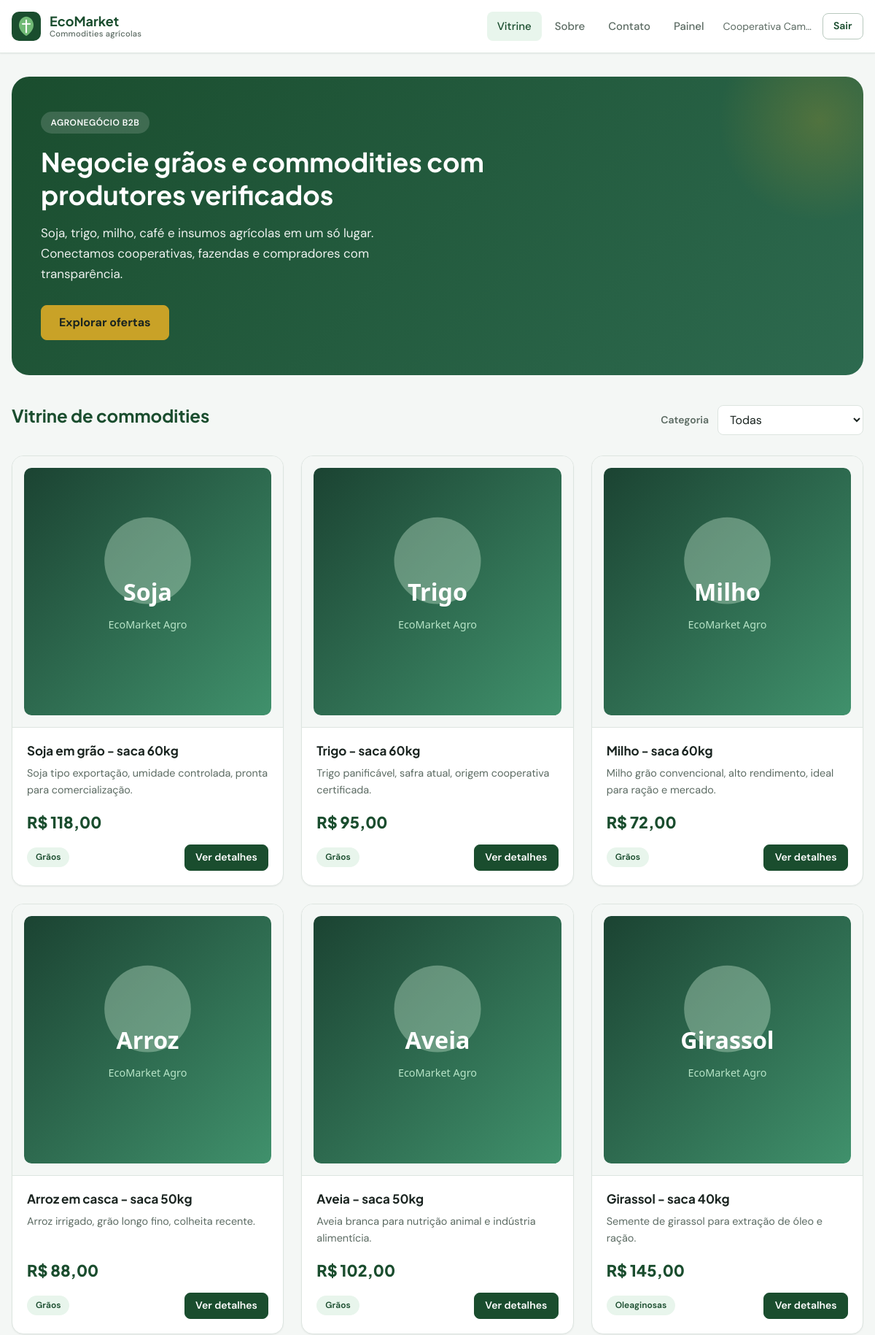
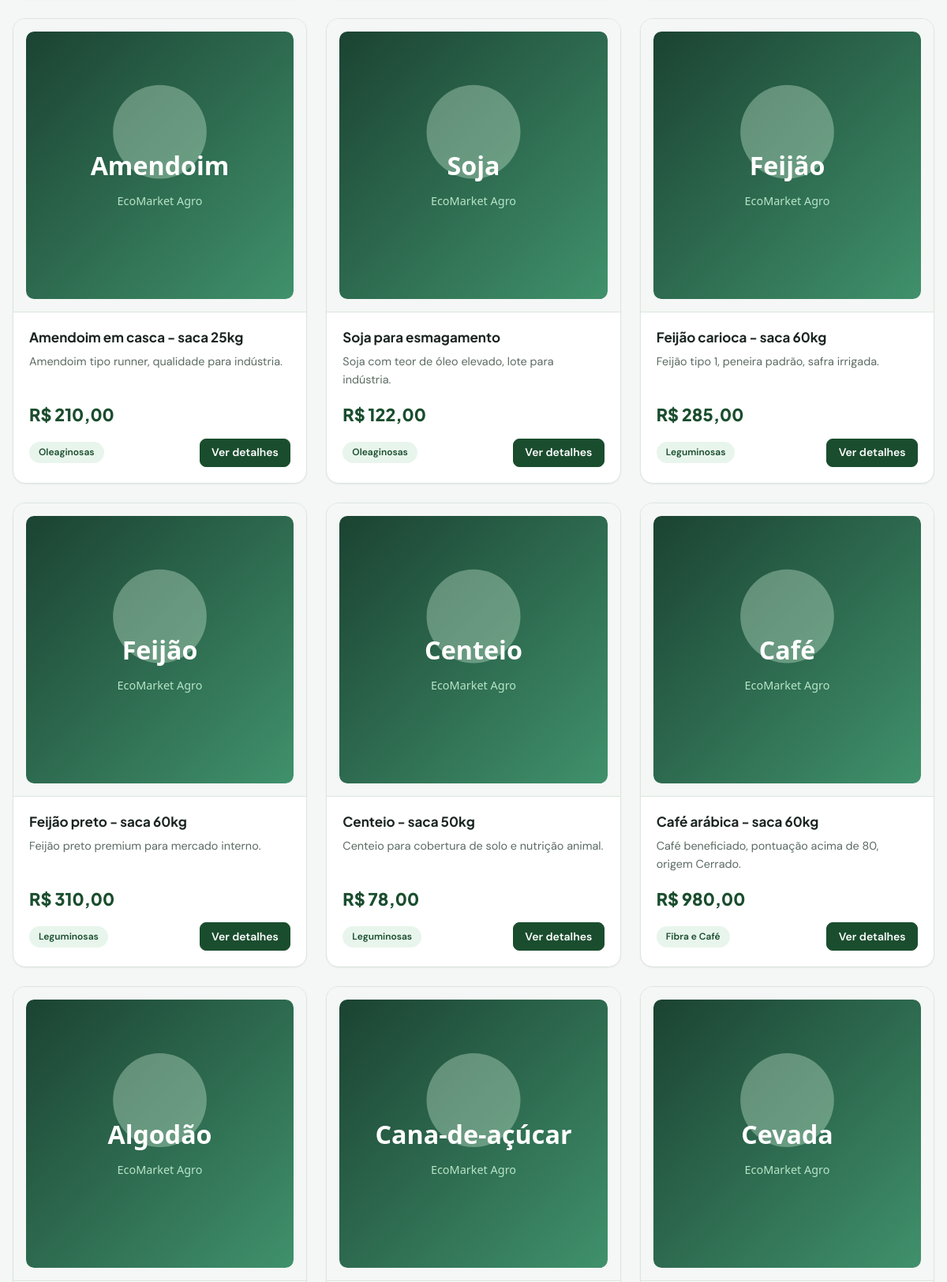
Screenshot of / (signed in, upper part) with the database file from the repository (2 pictures, top to bottom).
### tables this page shows
CREATE TABLE IF NOT EXISTS tbproduto (
    id INT PRIMARY KEY AUTO_INCREMENT,
    nome VARCHAR(200) NOT NULL,
    descricao VARCHAR(200) NOT NULL,
    preco VARCHAR(10) NOT NULL,
    categoria INT NOT NULL,
    link_img VARCHAR(255),
    id_usuario INT NOT NULL,
    FOREIGN KEY (categoria) REFERENCES tbCategorias(id),
    FOREIGN KEY (id_usuario) REFERENCES tbusu(id)
);

CREATE TABLE IF NOT EXISTS tbCategorias (
    id INT PRIMARY KEY AUTO_INCREMENT,
    nome VARCHAR(100) NOT NULL
);

### classes/Produto.php (called while the page is built, shortened)
<?php
class Produto {
    public function __construct($id = null, $nome = null, $descricao = null, $preco = null, $categoria = null, $imagem = null) {
        if ($id !== null && $nome !== null && $descricao !== null && $preco !== null && $categoria !== null) {
            $this->nome = $nome;
            $this->descricao = $descricao;
            $this->preco = $preco;
            $this->categoria = $categoria;
            $this->imagem = $imagem;
        } else {
            $this->conn = $id;
        }
    }
    public static function buscarTodos() {
        $conn = DataBase::getConnection();
        $sql = 'SELECT p.id, p.nome, p.descricao, p.preco, c.nome as categoria, p.link_img as imagem
                FROM tbproduto p
                JOIN tbCategorias c ON p.categoria = c.id';
        $stmt = $conn->query($sql);
        $produtos = [];
        while ($row = $stmt->fetch()) {
            $produtos[] = new Produto(
                $row['id'],
                $row['nome'],
                $row['descricao'],
                $row['preco'],
                $row['categoria'],
                $row['imagem']
            );
        }
        return $produtos;
    }
}

### index.php (the view, shortened to what this page needs)
<?php
require_once 'classes/Produto.php';
$categoriaSelecionada = isset($_GET['categoria']) ? $_GET['categoria'] : '';
if ($categoriaSelecionada) {
    $produtos = Produto::buscarPorCategoria($categoriaSelecionada);
} else {
    $produtos = Produto::buscarTodos();
}
require_once 'includes/head.php';
require_once 'includes/navbar.php';
?>
<main class="page-wrap">
    <div class="container">
        <section class="hero">
            <span class="hero__badge">Agronegócio B2B</span>
            <h1>Negocie grãos e commodities com produtores verificados</h1>
            <p>Soja, trigo, milho, café e insumos agrícolas em um só lugar. Conectamos cooperativas, fazendas e compradores com transparência.</p>
            <a href="#vitrine" class="btn btn--accent btn--lg">Explorar ofertas</a>
        </section>
        <div class="section-header" id="vitrine">
            <h2>Vitrine de commodities</h2>
            <form class="filter-bar" method="get">
                <label for="categoria">Categoria</label>
                <select name="categoria" id="categoria" class="form-control" onchange="this.form.submit()">
                    <option value="">Todas</option>
                </select>
            </form>
        </div>
        <?php if (empty($produtos)): ?>
            <div class="alert alert--error">Nenhum produto encontrado nesta categoria.</div>
        <?php else: ?>
            <div class="product-grid">
                <?php foreach ($produtos as $produto): ?>
                    <article class="card product-card">
                        <div class="product-card__media">
                            <img src="<?php echo htmlspecialchars($produto->imagem ?: 'uploads/placeholder.svg'); ?>"
                                 alt="<?php echo htmlspecialchars($produto->nome); ?>">
                        </div>
                        <div class="product-card__body">
                            <h3 class="product-card__title"><?php echo htmlspecialchars($produto->nome); ?></h3>
                            <p class="product-card__desc"><?php echo htmlspecialchars($produto->descricao); ?></p>
                            <div class="product-card__price">
                                R$ <?php echo number_format((float) str_replace(',', '.', $produto->preco), 2, ',', '.'); ?>
                            </div>
                            <div class="product-card__footer">
                                <span class="badge"><?php echo htmlspecialchars($produto->categoria); ?></span>
                                <button type="button" class="btn btn--primary btn--sm"
                                    onclick='abrirModalProduto(<?php echo json_encode($produto, JSON_HEX_TAG | JSON_HEX_APOS | JSON_HEX_QUOT | JSON_UNESCAPED_UNICODE); ?>)'>
                                    Ver detalhes
                                </button>
                            </div>
                        </div>
                    </article>
                <?php endforeach; ?>
            </div>
        <?php endif; ?>
    </div>
</main>

### styles/theme.css (style rules this page uses)
:root { --color-primary: #1a4d2e; --color-primary-hover: #143d24; --color-secondary: #4f9d69; --color-accent: #c9a227; --color-accent-soft: #f5ecd3; --color-bg: #f4f7f5; --color-surface: #ffffff; --color-surface-elevated: #ffffff; --color-border: #dde5e0; --color-border-strong: #b8c9be; --color-text: #1a2420; --color-text-muted: #5c6b63; --color-text-inverse: #ffffff; --color-success: #2e7d4a; --color-success-bg: #e8f5ec; --color-error: #b42318; --color-error-bg: #fef3f2; --color-warning: #92680a; --font-sans: 'DM Sans', system-ui, -apple-system, sans-serif; --font-display: 'Plus Jakarta Sans', var(--font-sans); --radius-sm: 8px; --radius-md: 12px; --radius-lg: 16px; --radius-xl: 24px; --shadow-sm: 0 1px 2px rgba(26, 36, 32, 0.06); --shadow-md: 0 4px 16px rgba(26, 77, 46, 0.08); --shadow-lg: 0 12px 40px rgba(26, 77, 46, 0.12); --header-h: 72px; --container: 1200px; --transition: 0.2s ease; }
*, *::before, *::after { box-sizing: border-box; }
html { scroll-behavior: smooth; }
body { margin: 0; font-family: var(--font-sans); font-size: 1rem; line-height: 1.6; color: var(--color-text); background: var(--color-bg); -webkit-font-smoothing: antialiased; }
img { max-width: 100%; height: auto; display: block; }
a { color: var(--color-primary); text-decoration: none; transition: color var(--transition); }
h1, h2, h3, h4 { font-family: var(--font-display); line-height: 1.25; margin: 0 0 0.5em; color: var(--color-text); }
.page-wrap { min-height: calc(100vh - var(--header-h)); }
.container { width: min(100% - 2rem, var(--container)); margin-inline: auto; padding-block: 2rem; }
.btn { display: inline-flex; align-items: center; justify-content: center; gap: 0.5rem; padding: 0.625rem 1.25rem; font-family: var(--font-sans); font-size: 0.9375rem; font-weight: 600; line-height: 1.4; border-radius: var(--radius-sm); border: 1px solid transparent; cursor: pointer; transition: all var(--transition); text-decoration: none; }
.btn--primary { background: var(--color-primary); color: var(--color-text-inverse); border-color: var(--color-primary); }
.btn--sm { padding: 0.45rem 0.9rem; font-size: 0.875rem; }
.btn--lg { padding: 0.75rem 1.5rem; font-size: 1rem; }
.form-control, input[type="text"], input[type="email"], input[type="password"], input[type="tel"], input[type="file"], select, textarea { width: 100%; padding: 0.75rem 1rem; font-family: inherit; font-size: 1rem; color: var(--color-text); background: var(--color-surface); border: 1px solid var(--color-border); border-radius: var(--radius-sm); transition: border-color var(--transition), box-shadow var(--transition); }
.card { background: var(--color-surface); border: 1px solid var(--color-border); border-radius: var(--radius-lg); box-shadow: var(--shadow-sm); transition: box-shadow var(--transition), transform var(--transition); }
.badge { display: inline-block; padding: 0.25rem 0.75rem; font-size: 0.75rem; font-weight: 600; border-radius: 999px; background: var(--color-success-bg); color: var(--color-primary); }

### rows the page displays
tbproduto: link_img (picture), nome "Soja em grão - saca 60kg", descricao "Soja tipo exportação, umidade controlada, pronta para comercialização.", preco "118,00", categoria.nome "Grãos"
tbproduto: link_img (picture), nome "Trigo - saca 60kg", descricao "Trigo panificável, safra atual, origem cooperativa certificada.", preco "95,00", categoria.nome "Grãos"
tbproduto: link_img (picture), nome "Milho - saca 60kg", descricao "Milho grão convencional, alto rendimento, ideal para ração e mercado.", preco "72,00", categoria.nome "Grãos"
tbproduto: link_img (picture), nome "Arroz em casca - saca 50kg", descricao "Arroz irrigado, grão longo fino, colheita recente.", preco "88,00", categoria.nome "Grãos"
tbproduto: link_img (picture), nome "Aveia - saca 50kg", descricao "Aveia branca para nutrição animal e indústria alimentícia.", preco "102,00", categoria.nome "Grãos"
tbproduto: link_img (picture), nome "Girassol - saca 40kg", descricao "Semente de girassol para extração de óleo e ração.", preco "145,00", categoria.nome "Oleaginosas"
tbproduto: link_img (picture), nome "Amendoim em casca - saca 25kg", descricao "Amendoim tipo runner, qualidade para indústria.", preco "210,00", categoria.nome "Oleaginosas"
tbproduto: link_img (picture), nome "Soja para esmagamento", descricao "Soja com teor de óleo elevado, lote para indústria.", preco "122,00", categoria.nome "Oleaginosas"
tbproduto: link_img (picture), nome "Feijão carioca - saca 60kg", descricao "Feijão tipo 1, peneira padrão, safra irrigada.", preco "285,00", categoria.nome "Leguminosas"
tbproduto: link_img (picture), nome "Feijão preto - saca 60kg", descricao "Feijão preto premium para mercado interno.", preco "310,00", categoria.nome "Leguminosas"
tbproduto: link_img (picture), nome "Centeio - saca 50kg", descricao "Centeio para cobertura de solo e nutrição animal.", preco "78,00", categoria.nome "Leguminosas"
tbproduto: link_img (picture), nome "Café arábica - saca 60kg", descricao "Café beneficiado, pontuação acima de 80, origem Cerrado.", preco "980,00", categoria.nome "Fibra e Café"
tbproduto: link_img (picture)
tbproduto: link_img (picture)
tbproduto: link_img (picture)

### other values shown
$userName "Cooperativa Cam…"
